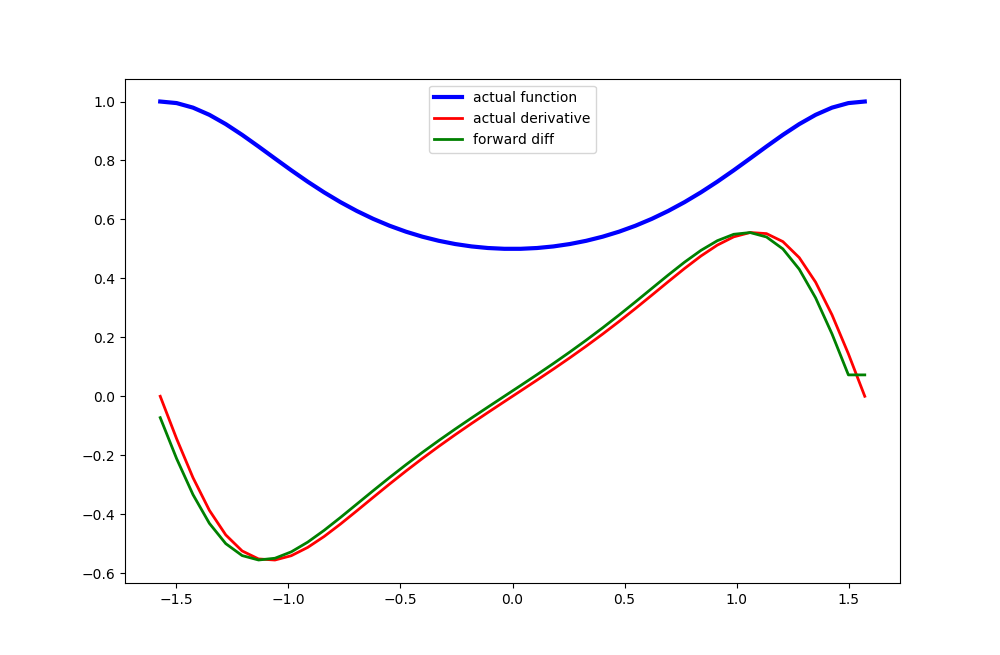

Source code (Python):
import numpy as np
import matplotlib.pyplot as plt

x = np.linspace(-np.pi/2, np.pi/2, 44)
y = 1/(1+np.cos(x)*np.cos(x))
dy_actual = np.sin(2*x)/(1+np.cos(x)*np.cos(x))**2

fig = plt.figure(figsize=(10,10))
ax = fig.add_subplot(111, facecolor='white')
dy = np.zeros(y.shape, np.float)
dy[0:-1] = np.diff(y)/np.diff(x)
dy[-1] = (y[-1]-y[-2])/(x[-1]-x[-2])

plt.plot(x,y, linewidth=3,color='b', label = 'actual function')
plt.plot(x, dy_actual, label='actual derivative', linewidth=2, color='r')
plt.plot(x, dy, label = 'forward diff', linewidth=2, color='g')

plt.legend(loc = 'upper center')
plt.show()
plt.savefig('datavis/derivative')
